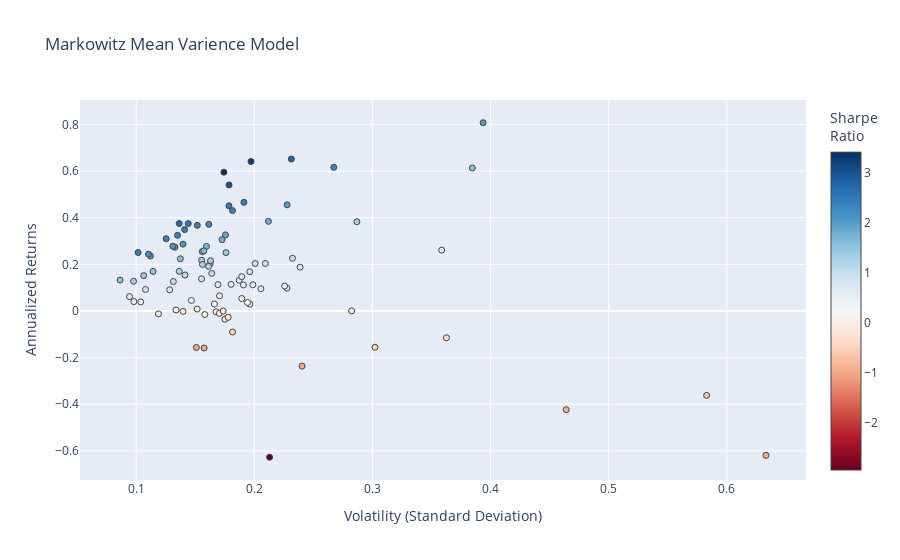

This figure's notebook cell:
### Code cell
hover_texts = [
    f"{ticker} <br>Volatility: {vol:.2f} <br>Returns: {ret:.2%} <br>Sharpe Ratio: {sr:.2f}"
    for ticker, vol, ret, sr in zip(names, volatility, annualized_returns, sharpe_ratios)
]

fig = go.Figure(data=go.Scatter(
    x=volatility, 
    y=annualized_returns, 
    mode='markers',
    hoverinfo='text',
    hovertext=hover_texts,
    marker=dict(color=sharpe_ratios, colorscale = 'RdBu', size=6, line=dict(width=1), colorbar=dict(title="Sharpe<br>Ratio")
    )
))

fig.update_layout(
    title='Markowitz Mean Varience Model',
    xaxis_title='Volatility (Standard Deviation)',
    yaxis_title='Annualized Returns',
)

fig.show()

### Figure 1 — Plotly figure (JSON) as saved in the notebook; plotly's stock layout.template omitted (floating-point values rounded to 4 significant figures)
{"data": [{"hoverinfo": "text", "hovertext": ["AAPL_Close <br>Volatility: 0.18 <br>Returns: 25.04% <br>Sharpe Ratio: 1.42", "V_Close <br>Volatility: 0.13 <br>Returns: 30.98% <br>Sharpe Ratio: 2.47", "CSCO_Close <br>Volatility: 0.16 <br>Returns: 16.11% <br>Sharpe Ratio: 0.98", "XOM_Close <br>Volatility: 0.10 <br>Returns: 3.88% <br>Sharpe Ratio: 0.37", "TXN_Close <br>Volatility: 0.16 <br>Returns: 37.14% <br>Sharpe Ratio: 2.30", "RMD_Close <br>Volatility: 0.20 <br>Returns: 20.34% <br>Sharpe Ratio: 1.01", "GOOG_Close <br>Volatility: 0.16 <br>Returns: 27.71% <br>Sharpe Ratio: 1.74", "EMR_Close <br>Volatility: 0.16 <br>Returns: 20.27% <br>Sharpe Ratio: 1.25", "BIIB_Close <br>Volatility: 0.23 <br>Returns: 9.80% <br>Sharpe Ratio: 0.43", "NFLX_Close <br>Volatility: 0.29 <br>Returns: 38.28% <br>Sharpe Ratio: 1.33", "SYY_Close <br>Volatility: 0.16 <br>Returns: 19.12% <br>Sharpe Ratio: 1.19", "IBM_Close <br>Volatility: 0.16 <br>Returns: -15.90% <br>Sharpe Ratio: -1.01", "CPB_Close <br>Volatility: 0.24 <br>Returns: -23.67% <br>Sharpe Ratio: -0.98", "ORCL_Close <br>Volatility: 0.19 <br>Returns: 13.13% <br>Sharpe Ratio: 0.70", "AMGN_Close <br>Volatility: 0.17 <br>Returns: -0.36% <br>Sharpe Ratio: -0.02", "BMY_Close <br>Volatility: 0.18 <br>Returns: 11.41% <br>Sharpe Ratio: 0.63", "GM_Close <br>Volatility: 0.19 <br>Returns: 14.71% <br>Sharpe Ratio: 0.78", "META_Close <br>Volatility: 0.17 <br>Returns: 30.58% <br>Sharpe Ratio: 1.77", "BABA_Close <br>Volatility: 0.27 <br>Returns: 61.61% <br>Sharpe Ratio: 2.30", "MS_Close <br>Volatility: 0.20 <br>Returns: 16.83% <br>Sharpe Ratio: 0.86", "WMT_Close <br>Volatility: 0.18 <br>Returns: 43.06% <br>Sharpe Ratio: 2.37", "BSX_Close <br>Volatility: 0.17 <br>Returns: -1.01% <br>Sharpe Ratio: -0.06", "ABBV_Close <br>Volatility: 0.18 <br>Returns: 54.05% <br>Sharpe Ratio: 3.03", "AMZN_Close <br>Volatility: 0.21 <br>Returns: 38.44% <br>Sharpe Ratio: 1.81", "CMCSA_Close <br>Volatility: 0.21 <br>Returns: 9.55% <br>Sharpe Ratio: 0.46", "WFC_Close <br>Volatility: 0.17 <br>Returns: 6.48% <br>Sharpe Ratio: 0.38", "NEE_Close <br>Volatility: 0.11 <br>Returns: 23.55% <br>Sharpe Ratio: 2.10", "PG_Close <br>Volatility: 0.10 <br>Returns: 4.02% <br>Sharpe Ratio: 0.41", "MA_Close <br>Volatility: 0.14 <br>Returns: 37.50% <br>Sharpe Ratio: 2.60", "GE_Close <br>Volatility: 0.21 <br>Returns: -62.75% <br>Sharpe Ratio: -2.95", "RTX_Close <br>Volatility: 0.14 <br>Returns: 16.98% <br>Sharpe Ratio: 1.24", "ACN_Close <br>Volatility: 0.13 <br>Returns: 27.35% <br>Sharpe Ratio: 2.06", "JNJ_Close <br>Volatility: 0.11 <br>Returns: 16.97% <br>Sharpe Ratio: 1.49", "PEP_Close <br>Volatility: 0.10 <br>Returns: 12.73% <br>Sharpe Ratio: 1.30", "F_Close <br>Volatility: 0.17 <br>Returns: 3.00% <br>Sharpe Ratio: 0.18", "ABT_Close <br>Volatility: 0.14 <br>Returns: 28.67% <br>Sharpe Ratio: 2.05", "KO_Close <br>Volatility: 0.09 <br>Returns: 13.24% <br>Sharpe Ratio: 1.53", "INTC_Close <br>Volatility: 0.18 <br>Returns: 32.63% <br>Sharpe Ratio: 1.86", "T_Close <br>Volatility: 0.18 <br>Returns: -3.53% <br>Sharpe Ratio: -0.20", "MRK_Close <br>Volatility: 0.15 <br>Returns: -15.66% <br>Sharpe Ratio: -1.04", "DHR_Close <br>Volatility: 0.13 <br>Returns: 9.07% <br>Sharpe Ratio: 0.71", "VZ_Close <br>Volatility: 0.17 <br>Returns: 11.30% <br>Sharpe Ratio: 0.67", "CRM_Close <br>Volatility: 0.16 <br>Returns: 25.48% <br>Sharpe Ratio: 1.63", "BA_Close <br>Volatility: 0.17 <br>Returns: 59.54% <br>Sharpe Ratio: 3.42", "ADBE_Close <br>Volatility: 0.23 <br>Returns: 45.54% <br>Sharpe Ratio: 2.00", "SAP_Close <br>Volatility: 0.14 <br>Returns: 22.38% <br>Sharpe Ratio: 1.63", "CAT_Close <br>Volatility: 0.20 <br>Returns: 64.11% <br>Sharpe Ratio: 3.25", "VRTX_Close <br>Volatility: 0.38 <br>Returns: 61.33% <br>Sharpe Ratio: 1.59", "REGN_Close <br>Volatility: 0.28 <br>Returns: 0.03% <br>Sharpe Ratio: 0.00", "PYPL_Close <br>Volatility: 0.23 <br>Returns: 65.17% <br>Sharpe Ratio: 2.82", "MO_Close <br>Volatility: 0.18 <br>Returns: -2.75% <br>Sharpe Ratio: -0.15", "ISRG_Close <br>Volatility: 0.19 <br>Returns: 46.59% <br>Sharpe Ratio: 2.44", "GOOGL_Close <br>Volatility: 0.16 <br>Returns: 25.77% <br>Sharpe Ratio: 1.64", "MSFT_Close <br>Volatility: 0.15 <br>Returns: 36.72% <br>Sharpe Ratio: 2.42", "UA_Close <br>Volatility: 0.46 <br>Returns: -42.37% <br>Sharpe Ratio: -0.91", "NVDA_Close <br>Volatility: 0.39 <br>Returns: 80.73% <br>Sharpe Ratio: 2.05", "KR_Close <br>Volatility: 0.36 <br>Returns: -11.51% <br>Sharpe Ratio: -0.32", "EW_Close <br>Volatility: 0.23 <br>Returns: 22.60% <br>Sharpe Ratio: 0.97", "GIS_Close <br>Volatility: 0.17 <br>Returns: -0.03% <br>Sharpe Ratio: -0.00", "AEP_Close <br>Volatility: 0.11 <br>Returns: 15.15% <br>Sharpe Ratio: 1.42", "CVX_Close <br>Volatility: 0.14 <br>Returns: 15.44% <br>Sharpe Ratio: 1.09", "SNAP_Close <br>Volatility: 0.63 <br>Returns: -61.94% <br>Sharpe Ratio: -0.98", "EXC_Close <br>Volatility: 0.13 <br>Returns: 12.63% <br>Sharpe Ratio: 0.96", "LLY_Close <br>Volatility: 0.15 <br>Returns: 4.51% <br>Sharpe Ratio: 0.31", "PM_Close <br>Volatility: 0.14 <br>Returns: -0.16% <br>Sharpe Ratio: -0.01", "MDT_Close <br>Volatility: 0.15 <br>Returns: 0.82% <br>Sharpe Ratio: 0.05", "SYK_Close <br>Volatility: 0.16 <br>Returns: 21.73% <br>Sharpe Ratio: 1.40", "UNH_Close <br>Volatility: 0.14 <br>Returns: 34.90% <br>Sharpe Ratio: 2.48", "GS_Close <br>Volatility: 0.20 <br>Returns: 2.94% <br>Sharpe Ratio: 0.15", "TSLA_Close <br>Volatility: 0.36 <br>Returns: 26.10% <br>Sharpe Ratio: 0.73", "MCD_Close <br>Volatility: 0.14 <br>Returns: 37.50% <br>Sharpe Ratio: 2.75", "COST_Close <br>Volatility: 0.20 <br>Returns: 11.21% <br>Sharpe Ratio: 0.56", "BAC_Close <br>Volatility: 0.21 <br>Returns: 20.36% <br>Sharpe Ratio: 0.97", "TMO_Close <br>Volatility: 0.16 <br>Returns: 21.55% <br>Sharpe Ratio: 1.32", "ZBH_Close <br>Volatility: 0.19 <br>Returns: 3.62% <br>Sharpe Ratio: 0.19", "DIS_Close <br>Volatility: 0.16 <br>Returns: -1.54% <br>Sharpe Ratio: -0.10", "ETN_Close <br>Volatility: 0.16 <br>Returns: 13.76% <br>Sharpe Ratio: 0.89", "HON_Close <br>Volatility: 0.10 <br>Returns: 25.07% <br>Sharpe Ratio: 2.47", "HD_Close <br>Volatility: 0.14 <br>Returns: 32.45% <br>Sharpe Ratio: 2.40", "GILD_Close <br>Volatility: 0.19 <br>Returns: 5.32% <br>Sharpe Ratio: 0.28", "MMM_Close <br>Volatility: 0.13 <br>Returns: 27.77% <br>Sharpe Ratio: 2.12", "JPM_Close <br>Volatility: 0.16 <br>Returns: 19.92% <br>Sharpe Ratio: 1.28", "K_Close <br>Volatility: 0.18 <br>Returns: -9.01% <br>Sharpe Ratio: -0.50", "SRE_Close <br>Volatility: 0.13 <br>Returns: 0.42% <br>Sharpe Ratio: 0.03", "LMT_Close <br>Volatility: 0.11 <br>Returns: 24.36% <br>Sharpe Ratio: 2.21", "DUK_Close <br>Volatility: 0.09 <br>Returns: 6.18% <br>Sharpe Ratio: 0.66", "DE_Close <br>Volatility: 0.18 <br>Returns: 45.12% <br>Sharpe Ratio: 2.53", "QCOM_Close <br>Volatility: 0.24 <br>Returns: 18.78% <br>Sharpe Ratio: 0.79", "AMD_Close <br>Volatility: 0.58 <br>Returns: -36.20% <br>Sharpe Ratio: -0.62", "BTI_Close <br>Volatility: 0.19 <br>Returns: 11.15% <br>Sharpe Ratio: 0.58", "PFE_Close <br>Volatility: 0.11 <br>Returns: 9.22% <br>Sharpe Ratio: 0.85", "RDY_Close <br>Volatility: 0.30 <br>Returns: -15.56% <br>Sharpe Ratio: -0.52", "SO_Close <br>Volatility: 0.12 <br>Returns: -1.26% <br>Sharpe Ratio: -0.11", "NKE_Close <br>Volatility: 0.23 <br>Returns: 10.70% <br>Sharpe Ratio: 0.47"], "marker": {"color": [1.423, 2.471, 0.9824, 0.3735, 2.3, 1.013, 1.737, 1.246, 0.4303, 1.334, 1.185, -1.009, -0.9843, 0.7015, -0.02117, 0.6326, 0.7768, 1.771, 2.305, 0.8579, 2.372, -0.05938, 3.026, 1.813, 0.4645, 0.3801, 2.101, 0.4103, 2.602, -2.947, 1.244, 2.059, 1.485, 1.302, 0.1802, 2.053, 1.533, 1.858, -0.2013, -1.038, 0.7062, 0.6676, 1.634, 3.416, 1.999, 1.628, 3.25, 1.595, 0.001131, 2.817, -0.1544, 2.436, 1.638, 2.419, -0.913, 2.051, -0.3175, 0.9728, -0.001732, 1.424, 1.093, -0.9782, 0.9605, 0.3075, -0.01179, 0.05411, 1.398, 2.475, 0.15, 0.7279, 2.748, 0.5638, 0.9725, 1.323, 0.1862, -0.09731, 0.8859, 2.467, 2.404, 0.2808, 2.118, 1.276, -0.496, 0.03112, 2.206, 0.655, 2.527, 0.7863, -0.621, 0.5845, 0.8542, -0.515, -0.1059, 0.4739], "colorbar": {"title": {"text": "Sharpe<br>Ratio"}}, "colorscale": [[0, "rgb(103,0,31)"], [0.1, "rgb(178,24,43)"], [0.2, "rgb(214,96,77)"], [0.3, "rgb(244,165,130)"], [0.4, "rgb(253,219,199)"], [0.5, "rgb(247,247,247)"], [0.6, "rgb(209,229,240)"], [0.7, "rgb(146,197,222)"], [0.8, "rgb(67,147,195)"], [0.9, "rgb(33,102,172)"], [1, "rgb(5,48,97)"]], "line": {"width": 1}, "size": 6}, "mode": "markers", "type": "scatter", "x": [0.176, 0.1254, 0.164, 0.1039, 0.1615, 0.2008, 0.1595, 0.1627, 0.2277, 0.2869, 0.1614, 0.1576, 0.2404, 0.1872, 0.1677, 0.1804, 0.1893, 0.1727, 0.2673, 0.1962, 0.1815, 0.1705, 0.1786, 0.212, 0.2056, 0.1706, 0.1121, 0.09803, 0.1441, 0.213, 0.1365, 0.1328, 0.1143, 0.09778, 0.1662, 0.1397, 0.08636, 0.1756, 0.1751, 0.1509, 0.1284, 0.1693, 0.1559, 0.1743, 0.2278, 0.1374, 0.1972, 0.3846, 0.2824, 0.2314, 0.1779, 0.1912, 0.1573, 0.1518, 0.464, 0.3937, 0.3626, 0.2323, 0.1737, 0.1064, 0.1413, 0.6332, 0.1315, 0.1468, 0.1397, 0.1517, 0.1555, 0.141, 0.1963, 0.3586, 0.1365, 0.1988, 0.2094, 0.163, 0.1943, 0.1581, 0.1554, 0.1016, 0.135, 0.1895, 0.1311, 0.1562, 0.1816, 0.1338, 0.1104, 0.09441, 0.1786, 0.2388, 0.5829, 0.1908, 0.1079, 0.3022, 0.1188, 0.2257], "y": [0.2504, 0.3098, 0.1611, 0.0388, 0.3714, 0.2034, 0.2771, 0.2027, 0.09799, 0.3828, 0.1912, -0.159, -0.2367, 0.1313, -0.00355, 0.1141, 0.1471, 0.3058, 0.6161, 0.1683, 0.4306, -0.01012, 0.5405, 0.3844, 0.09549, 0.06484, 0.2355, 0.04023, 0.375, -0.6275, 0.1698, 0.2735, 0.1697, 0.1273, 0.02996, 0.2867, 0.1324, 0.3263, -0.03526, -0.1566, 0.09067, 0.113, 0.2548, 0.5954, 0.4554, 0.2238, 0.6411, 0.6133, 0.0003193, 0.6517, -0.02746, 0.4659, 0.2577, 0.3672, -0.4237, 0.8073, -0.1151, 0.226, -0.0003008, 0.1515, 0.1544, -0.6194, 0.1263, 0.04513, -0.001647, 0.008206, 0.2173, 0.349, 0.02945, 0.261, 0.375, 0.1121, 0.2036, 0.2155, 0.03617, -0.01539, 0.1376, 0.2507, 0.3245, 0.05321, 0.2777, 0.1992, -0.09007, 0.004163, 0.2436, 0.06184, 0.4512, 0.1878, -0.362, 0.1115, 0.09217, -0.1556, -0.01259, 0.107]}], "layout": {"title": {"text": "Markowitz Mean Varience Model"}, "xaxis": {"title": {"text": "Volatility (Standard Deviation)"}}, "yaxis": {"title": {"text": "Annualized Returns"}}}}
